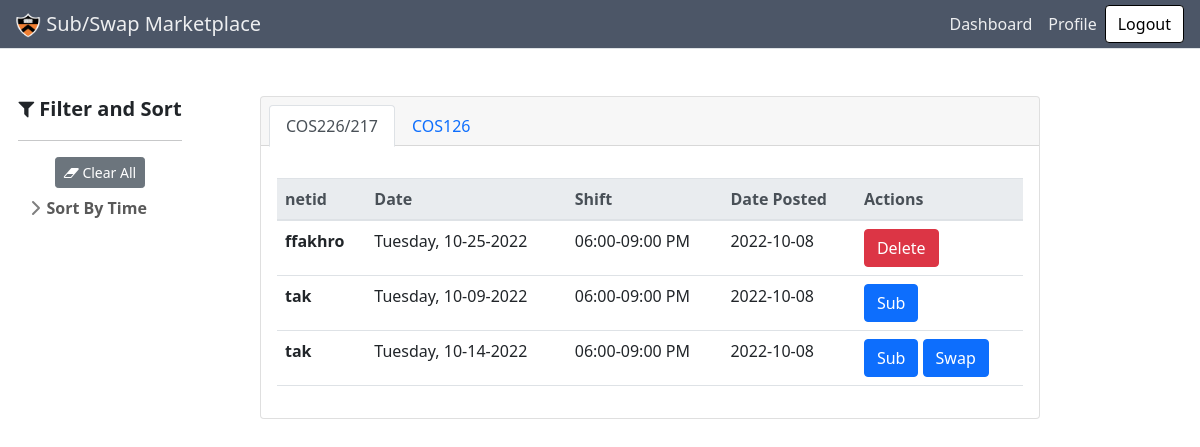
Before: /dashboard (signed in) with the older database file.
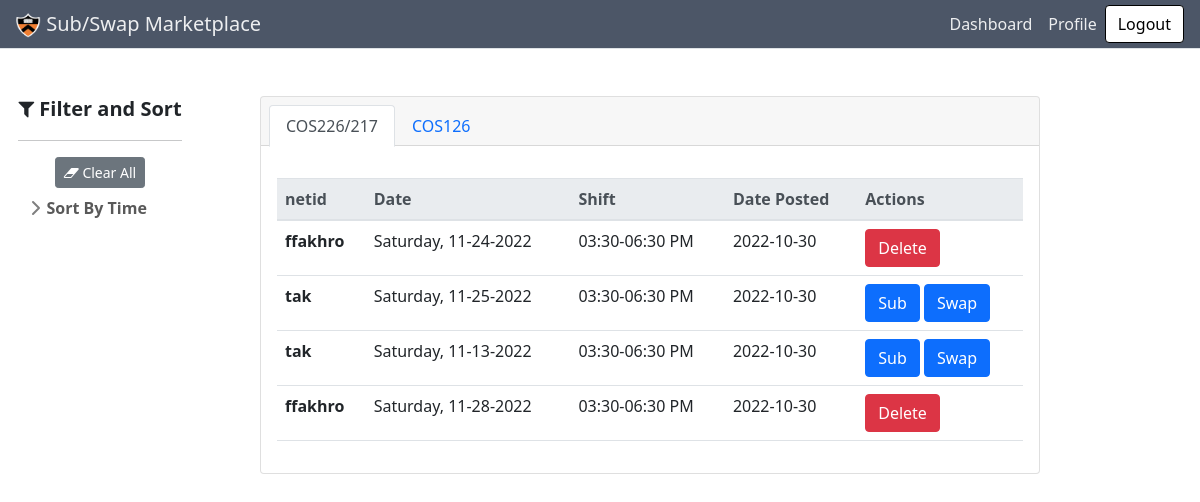
After: the same page with the newer database file.
### subapp/models.py (models this page shows, shortened)
class Request(db.Model):
    id = db.Column(db.Integer, primary_key=True)
    swap = db.Column(db.Boolean, default=False, nullable=False)
    base_price = db.Column(db.Integer, nullable=False)
    accepted = db.Column(db.Boolean, default=False, nullable=False)
    bonus = db.Column(db.Integer, nullable=False, default=0)
    date_posted = db.Column(db.DateTime, nullable=False,
                            default=datetime.utcnow)
    date_requested = db.Column(db.DateTime, nullable=False)
    posted_by = db.relationship(
        "User", secondary=a_posted_requests, back_populates='posted_requests')
    accepted_by = db.relationship(
        "User", secondary=a_accepted_requests, back_populates='accepted_requests')
    shift = db.relationship(
        "Shift", secondary=a_requested_shifts, back_populates="requests")
    swap_requests_id = db.Column(db.Integer, db.ForeignKey('request.id'))
    swap_requests = db.relationship("Request")

class User(db.Model, UserMixin):
    id = db.Column(db.Integer, primary_key=True)
    netid = db.Column(db.String(120), unique=True, nullable=False)
    balance = db.Column(db.Integer, default=0)
    role = db.Column(db.String(120), default="user")
    sub = db.Column(db.Boolean, default=False, nullable=False)
    posted_requests = db.relationship(
        "Request", secondary=a_posted_requests, back_populates='posted_by')
    accepted_requests = db.relationship(
        "Request", secondary=a_accepted_requests, back_populates='accepted_by')
    schedule = db.relationship(
        "Shift", secondary=a_assigned_shifts, back_populates='staff')

class Shift(db.Model):
    id = db.Column(db.Integer, primary_key=True)
    day = db.Column(db.String(10), nullable=False)
    start = db.Column(db.Time, nullable=False)
    end = db.Column(db.Time, nullable=False)
    course = db.Column(db.String(120), nullable=False)
    staff = db.relationship(
        "User", secondary=a_assigned_shifts, back_populates="schedule")
    requests = db.relationship(
        "Request", secondary=a_requested_shifts, back_populates="shift")

### subapp/main/routes.py (the view)
@main.route("/dashboard", methods=['GET', 'PUT'])
@login_required
def dashboard():
    active_requests = Request.query.filter(Request.accepted==False).all()
    html = render_template('main/dashboard.html', requests=active_requests,current_user=current_user)
    response = make_response(html)
    return response

### subapp/models.py (called while the page is built)
@login_manager.user_loader
def load_user(user_id):
    return User.query.get(int(user_id))

### subapp/main/templates/main/dashboard.html (shortened to what this page needs)
{% extends "main/base.html" %} {% block content %}
<div class="container-fluid">
  <div class="row align-items-start">
    <div class="sticky sidebar_container col-md-2">
      {% with tags_by_category=tags_by_category %} {% include
      "main/sidebar.html" %} {%endwith%}
    </div>
    <div class="col-md-9">
      <section class="py-5">
        <div class="items_container container px-4 px-lg-5">
          <div class="card">
            <div class="card-header">
              <ul class="nav nav-tabs card-header-tabs" id="bologna-list" role="tablist">
                <li class="nav-item">
                  <a class="nav-link active" href="#description" role="tab" aria-controls="description"
                    aria-selected="true">COS226/217</a>
                </li>
                <li class="nav-item">
                  <a class="nav-link" href="#history" role="tab" aria-controls="history" aria-selected="false">COS126</a>
                </li>
              </ul>
            </div>
            <div class="card-body">
              <div class="tab-content mt-3">
                <div class="tab-pane active" id="description" role="tabpanel">
                  <table class="table">
                    <thead class="thead-light">
                      <tr>
                        <th scope="col">netid</th>
                        <th scope="col">Date</th>
                        <th scope="col">Shift</th>
                        <th scope="col">Date Posted</th>
                        <th scope="col">Actions</th>
                      </tr>
                    </thead>
                    <tbody>
                      {% for request in requests%}
                      {% if request.shift[0].course == 'COS226/217' %}
                      <tr>
                        <th scope="row">{{request.posted_by[0].netid}}</th>
                        <td>{{request.shift[0].day}}, {{request.date_requested.strftime('%m-%d-%Y')}}</td>
                        <td> {{request.shift[0].start.strftime("%I:%M")}}-{{request.shift[0].end.strftime("%I:%M %p")}}
                        </td>
                        <td>{{ request.date_posted.strftime('%Y-%m-%d') }}</td>
                        <td>
                          {% if request.posted_by[0] == current_user %}
                          <a href="{{url_for('requests.delete_request', requestid=request.id)}}" class="btn btn-danger"
                            role="button">Delete</a>
                          {% else %}
                          <a href="{{url_for('requests.sub_request', requestid=request.id)}}" class="btn btn-primary"
                            role="button">Sub</a>
                          {% if request.swap == True%}
                          <a href="{{url_for('requests.sub_request', requestid=request.id)}}" class="btn btn-primary"
                            role="button">Swap</a>
                          {% endif %}
                          {% endif %}
                        </td>
                      </tr>
                      {% endif %}
                      {% endfor %}
                    </tbody>
                  </table>
                </div>
              </div>
            </div>
          </div>
        </div>
      </section>
    </div>
  </div>
</div>
{% endblock content %}

### subapp/main/templates/main/base.html (shortened to what this page needs)
<!DOCTYPE html>
<html lang="en">
<head>
  <link rel="stylesheet" href="https://maxcdn.bootstrapcdn.com/bootstrap/4.0.0/css/bootstrap.min.css"
>
  <link href="https://cdn.jsdelivr.net/npm/bootstrap-icons@1.5.0/font/bootstrap-icons.css" rel="stylesheet" />
  <link href="{{url_for('main.static', filename='css/styles.css')}}" rel="stylesheet" />
  <link rel="stylesheet" href="https://use.fontawesome.com/releases/v5.8.2/css/all.css"
>
  <link rel="stylesheet" href="https://cdnjs.cloudflare.com/ajax/libs/font-awesome/4.7.0/css/font-awesome.min.css">
</head>
<body>
  <nav id="navbar" class="navbar navbar-expand-lg navbar-light bg-light fixed-top border-bottom">
    <a class="navbar-brand" href="{{url_for('main.homepage')}}"><img style="max-height:25px"
        src="{{url_for('main.static', filename='favicon.ico')}}" alt=""> Sub/Swap Marketplace</a>
    <div class="collapse navbar-collapse" id="navbarSupportedContent">
      {% if current_user.is_authenticated %}
      <ul class="navbar-nav ms-auto nav-pills">
        <li id="found" class="nav-item">
          <a class="nav-link" href="{{url_for('main.dashboard')}}">Dashboard</a>
        </li>
        <li id="myposts" class="nav-item">
          <a class="nav-link" href="{{url_for('main.profile')}}" >Profile</a>
        </li>
      </ul>
        <form
          class="form-inline my-2 my-lg-0"
          action="{{url_for('users.logout')}}"
        >
          <button class="btn btn-outline-primary my-2 my-sm-0" type="submit">
            Logout
          </button>
        </form>
        {% endif %}
    </div>
  </nav>
  {% block content %}{% endblock %}
</body>
</html>

### subapp/main/templates/main/sidebar.html (shortened to what this page needs)
<link href="{{ url_for('main.static', filename='css/sidebars.css') }}" rel="stylesheet">
<body>
    <main>
        <div id="sidebar" class="float-start" style="margin: auto;">
            <div class="flex-shrink-0 p-3 bg-white">
                <svg class="bi me-2" width="30" height="24">
                    <use xlink:href="#bootstrap" />
                </svg>
                <div class='text-center'>
                    <span class="fs-5 fw-semibold"><i class="fa fa-filter" aria-hidden="true"></i> Filter and
                        Sort</span>
                </div>
                <hr>
                <ul class="list-unstyled ps-0">
                    <div class="text-center">
                        <button class='btn btn-sm btn-secondary' type="submit" name="reset" id="reset" value=""
                            onclick='resetAll()'>
                            <i class="fa fa-eraser" aria-hidden="true"></i> Clear All
                        </button>
                    </div>
                    <li class="mb-1">
                        <button class="btn btn-toggle align-items-center rounded collapsed pt-2" data-bs-toggle="collapse"
                            data-bs-target="#sortByTime-collapse" aria-expanded="false">
                            Sort By Time
                        </button>
                    </li>
                </ul>
            </div>
        </div>
    </main>
</body>

### subapp/main/static/css/sidebars.css (style rules this page uses)
body { min-height: 100vh; min-height: -webkit-fill-available; }
html { height: -webkit-fill-available; }
main { display: flex; flex-wrap: nowrap; height:100%; max-height:85vh; overflow-x: auto; overflow-y: auto; }
.bi { vertical-align: -.125em; pointer-events: none; fill: currentColor; }
.btn-toggle { display: inline-flex; align-items: center; padding: .25rem .5rem; font-weight: 600; color: rgba(0, 0, 0, .65); background-color: transparent; border: 0; }
.btn-toggle::before { width: 1.25em; line-height: 0; transition: transform .35s ease; transform-origin: .5em 50%; }
.fw-semibold { font-weight: 600; }

Changed rows visible on the page:
removed Request: netid "ffakhro", day "Tuesday", date_requested "10-25-2022", start "06:00", end "09:00 PM", date_posted "2022-10-08"
removed Request: netid "tak", day "Tuesday", date_requested "10-14-2022", start "06:00", end "09:00 PM", date_posted "2022-10-08"
now on this page (row edited): Request: netid "ffakhro", day "Saturday", date_requested "11-24-2022", start "03:30", end "06:30 PM", date_posted "2022-10-30"
added Request: netid "tak", day "Saturday", date_requested "11-25-2022", start "03:30", end "06:30 PM", date_posted "2022-10-30"
changed Request (number 3 of 4 on the later page): day "Tuesday" → "Saturday"; date_requested "10-09-2022" → "11-13-2022"; start "06:00" → "03:30"; end "09:00 PM" → "06:30 PM"; date_posted "2022-10-08" → "2022-10-30"; now shows "Swap"
added Request: netid "ffakhro", day "Saturday", date_requested "11-28-2022", start "03:30", end "06:30 PM", date_posted "2022-10-30"
